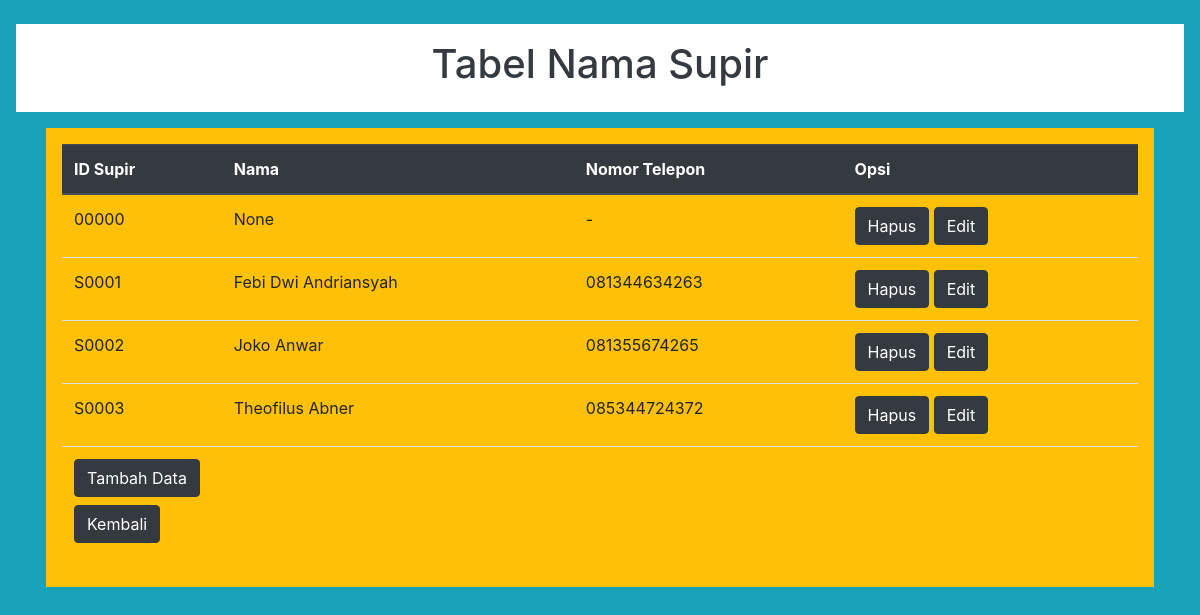
Screenshot of /PBsupir/supir4.php with the database file from the repository.
### tables this page shows
CREATE TABLE `peminjaman_sopir` (
  `id_sopir` char(5) NOT NULL,
  `Nama` varchar(20) DEFAULT NULL,
  `no_telp` varchar(13) DEFAULT NULL
);

### PBsupir/supir4.PHP (the view, shortened to what this page needs)
<!DOCTYPE html>
<html>
<head>
	<link rel="stylesheet" type="text/css" href="bootstrap.min.css">
</head>
<body class="p-3 mb-2 bg-info text-white">
	<div class="p-3 mt-2 bg-white text-dark" align="center"><h1>Tabel Nama Supir</h1></div>
	<div class="container p-3 ">
	<div class="p-3 mb-2 bg-warning text-dark">
<table class="table table dark">
		<thead class="thead-dark">
			<th>ID Supir</th>
			<th>Nama</th>
			<th>Nomor Telepon</th>
			<th>Opsi</th>
		</thead>
		<?php
			$hostname="localhost";
			$username="root";
			$password="";
			$database="tester1";
			$link= new mysqli($hostname,$username,$password,$database);
			$query=mysqli_query($link,"select *from peminjaman_sopir");
			while($data=mysqli_fetch_array($query)){
		 ?>
		 <tr>
		 		<td><?php echo $data['id_sopir'];?></td>
		 		<td><?php echo $data['Nama'];?></td>
		 		<td><?php echo $data['no_telp'];?></td>
		 		<td> <button type="button" class="btn btn-dark"><a style="color: white" href=supir5.php?id_sopir=<?php echo $data['id_sopir'];?> >Hapus</a></button>
				<button type="button" class="btn btn-dark"><a style="color: white" href=supir6.php?id_sopir=<?php echo $data['id_sopir'];?> >Edit</a></button>
		 		</td>
		 </tr>
		<?php } ?>
		<td colspan="6"><button type="button" class="btn btn-dark"><a href=supir1.php style="color: white">Tambah Data</a></button><h1></h1><button type="button" class="btn btn-dark"><a href=../dbase/bindex.php style="color: white">Kembali</a></button></td>
</table>
</div>
</div>
</body>
</html>

### rows the page displays
peminjaman_sopir: id_sopir "00000", Nama "None", no_telp "-"
peminjaman_sopir: id_sopir "S0001", Nama "Febi Dwi Andriansyah", no_telp "081344634263"
peminjaman_sopir: id_sopir "S0002", Nama "Joko Anwar", no_telp "081355674265"
peminjaman_sopir: id_sopir "S0003", Nama "Theofilus Abner", no_telp "085344724372"
